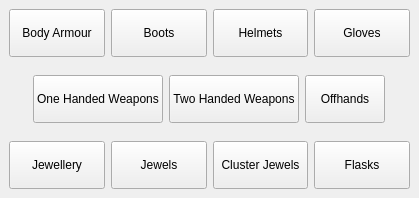
<?xml version="1.0" encoding="UTF-8"?>
<ui version="4.0">
    <class>base_group_page</class>
    <widget class="QWidget" name="base_group_page">
        <property name="geometry">
            <rect>
                <x>0</x>
                <y>0</y>
                <width>419</width>
                <height>198</height>
            </rect>
        </property>
        <property name="sizePolicy">
            <sizepolicy hsizetype="MinimumExpanding" vsizetype="MinimumExpanding">
                <horstretch>0</horstretch>
                <verstretch>0</verstretch>
            </sizepolicy>
        </property>
        <property name="windowTitle">
            <string>Ui_Base_Group_Page</string>
        </property>
        <layout class="QVBoxLayout" name="verticalLayout">
            <property name="spacing">
                <number>0</number>
            </property>
            <property name="leftMargin">
                <number>0</number>
            </property>
            <property name="topMargin">
                <number>0</number>
            </property>
            <property name="rightMargin">
                <number>0</number>
            </property>
            <property name="bottomMargin">
                <number>0</number>
            </property>
            <item>
                <widget class="QWidget" name="base_group_btns_container" native="true">
                    <property name="minimumSize">
                        <size>
                            <width>400</width>
                            <height>0</height>
                        </size>
                    </property>
                    <layout class="QVBoxLayout" name="verticalLayout_5">
                        <property name="spacing">
                            <number>0</number>
                        </property>
                        <property name="leftMargin">
                            <number>0</number>
                        </property>
                        <property name="topMargin">
                            <number>0</number>
                        </property>
                        <property name="rightMargin">
                            <number>0</number>
                        </property>
                        <property name="bottomMargin">
                            <number>0</number>
                        </property>
                        <item>
                            <widget class="QWidget" name="base_group_btns_row1" native="true">
                                <layout class="QHBoxLayout" name="horizontalLayout_3">
                                    <item>
                                        <widget class="QPushButton" name="body_armour_btn">
                                            <property name="sizePolicy">
                                                <sizepolicy hsizetype="Preferred" vsizetype="Preferred">
                                                    <horstretch>0</horstretch>
                                                    <verstretch>0</verstretch>
                                                </sizepolicy>
                                            </property>
                                            <property name="text">
                                                <string>Body Armour</string>
                                            </property>
                                            <property name="checkable">
                                                <bool>true</bool>
                                            </property>
                                            <attribute name="buttonGroup">
                                                <string notr="true">base_group_btns_group</string>
                                            </attribute>
                                        </widget>
                                    </item>
                                    <item>
                                        <widget class="QPushButton" name="boots_btn">
                                            <property name="sizePolicy">
                                                <sizepolicy hsizetype="Preferred" vsizetype="Preferred">
                                                    <horstretch>0</horstretch>
                                                    <verstretch>0</verstretch>
                                                </sizepolicy>
                                            </property>
                                            <property name="text">
                                                <string>Boots</string>
                                            </property>
                                            <property name="checkable">
                                                <bool>true</bool>
                                            </property>
                                            <attribute name="buttonGroup">
                                                <string notr="true">base_group_btns_group</string>
                                            </attribute>
                                        </widget>
                                    </item>
                                    <item>
                                        <widget class="QPushButton" name="helmets_btn">
                                            <property name="sizePolicy">
                                                <sizepolicy hsizetype="Preferred" vsizetype="Preferred">
                                                    <horstretch>0</horstretch>
                                                    <verstretch>0</verstretch>
                                                </sizepolicy>
                                            </property>
                                            <property name="text">
                                                <string>Helmets</string>
                                            </property>
                                            <property name="checkable">
                                                <bool>true</bool>
                                            </property>
                                            <attribute name="buttonGroup">
                                                <string notr="true">base_group_btns_group</string>
                                            </attribute>
                                        </widget>
                                    </item>
                                    <item>
                                        <widget class="QPushButton" name="gloves_btn">
                                            <property name="sizePolicy">
                                                <sizepolicy hsizetype="Preferred" vsizetype="Preferred">
                                                    <horstretch>0</horstretch>
                                                    <verstretch>0</verstretch>
                                                </sizepolicy>
                                            </property>
                                            <property name="text">
                                                <string>Gloves</string>
                                            </property>
                                            <property name="checkable">
                                                <bool>true</bool>
                                            </property>
                                            <attribute name="buttonGroup">
                                                <string notr="true">base_group_btns_group</string>
                                            </attribute>
                                        </widget>
                                    </item>
                                </layout>
                            </widget>
                        </item>
                        <item alignment="Qt::AlignHCenter">
                            <widget class="QWidget" name="base_group_btns_row2" native="true">
                                <property name="sizePolicy">
                                    <sizepolicy hsizetype="Preferred" vsizetype="Preferred">
                                        <horstretch>0</horstretch>
                                        <verstretch>0</verstretch>
                                    </sizepolicy>
                                </property>
                                <layout class="QHBoxLayout" name="horizontalLayout_4">
                                    <item>
                                        <widget class="QPushButton" name="one_handed_weapons_btn">
                                            <property name="sizePolicy">
                                                <sizepolicy hsizetype="Preferred" vsizetype="Preferred">
                                                    <horstretch>0</horstretch>
                                                    <verstretch>0</verstretch>
                                                </sizepolicy>
                                            </property>
                                            <property name="text">
                                                <string>One Handed Weapons</string>
                                            </property>
                                            <property name="checkable">
                                                <bool>true</bool>
                                            </property>
                                            <attribute name="buttonGroup">
                                                <string notr="true">base_group_btns_group</string>
                                            </attribute>
                                        </widget>
                                    </item>
                                    <item>
                                        <widget class="QPushButton" name="two_handed_weapons_btn">
                                            <property name="sizePolicy">
                                                <sizepolicy hsizetype="Minimum" vsizetype="Preferred">
                                                    <horstretch>0</horstretch>
                                                    <verstretch>0</verstretch>
                                                </sizepolicy>
                                            </property>
                                            <property name="text">
                                                <string>Two Handed Weapons</string>
                                            </property>
                                            <property name="checkable">
                                                <bool>true</bool>
                                            </property>
                                            <attribute name="buttonGroup">
                                                <string notr="true">base_group_btns_group</string>
                                            </attribute>
                                        </widget>
                                    </item>
                                    <item>
                                        <widget class="QPushButton" name="offhands_btn">
                                            <property name="sizePolicy">
                                                <sizepolicy hsizetype="Minimum" vsizetype="Preferred">
                                                    <horstretch>0</horstretch>
                                                    <verstretch>0</verstretch>
                                                </sizepolicy>
                                            </property>
                                            <property name="text">
                                                <string>Offhands</string>
                                            </property>
                                            <property name="checkable">
                                                <bool>true</bool>
                                            </property>
                                            <attribute name="buttonGroup">
                                                <string notr="true">base_group_btns_group</string>
                                            </attribute>
                                        </widget>
                                    </item>
                                </layout>
                            </widget>
                        </item>
                        <item>
                            <widget class="QWidget" name="base_group_btns_row3" native="true">
                                <property name="sizePolicy">
                                    <sizepolicy hsizetype="Preferred" vsizetype="Preferred">
                                        <horstretch>0</horstretch>
                                        <verstretch>0</verstretch>
                                    </sizepolicy>
                                </property>
                                <layout class="QHBoxLayout" name="horizontalLayout_2">
                                    <item>
                                        <widget class="QPushButton" name="jewellery_btn">
                                            <property name="sizePolicy">
                                                <sizepolicy hsizetype="Preferred" vsizetype="Preferred">
                                                    <horstretch>0</horstretch>
                                                    <verstretch>0</verstretch>
                                                </sizepolicy>
                                            </property>
                                            <property name="text">
                                                <string>Jewellery</string>
                                            </property>
                                            <property name="checkable">
                                                <bool>true</bool>
                                            </property>
                                            <attribute name="buttonGroup">
                                                <string notr="true">base_group_btns_group</string>
                                            </attribute>
                                        </widget>
                                    </item>
                                    <item>
                                        <widget class="QPushButton" name="jewels_btn">
                                            <property name="sizePolicy">
                                                <sizepolicy hsizetype="Preferred" vsizetype="Preferred">
                                                    <horstretch>0</horstretch>
                                                    <verstretch>0</verstretch>
                                                </sizepolicy>
                                            </property>
                                            <property name="text">
                                                <string>Jewels</string>
                                            </property>
                                            <property name="checkable">
                                                <bool>true</bool>
                                            </property>
                                            <property name="checked">
                                                <bool>false</bool>
                                            </property>
                                            <attribute name="buttonGroup">
                                                <string notr="true">base_group_btns_group</string>
                                            </attribute>
                                        </widget>
                                    </item>
                                    <item>
                                        <widget class="QPushButton" name="cluster_jewels_btn">
                                            <property name="sizePolicy">
                                                <sizepolicy hsizetype="Preferred" vsizetype="Preferred">
                                                    <horstretch>0</horstretch>
                                                    <verstretch>0</verstretch>
                                                </sizepolicy>
                                            </property>
                                            <property name="text">
                                                <string>Cluster Jewels</string>
                                            </property>
                                            <property name="checkable">
                                                <bool>true</bool>
                                            </property>
                                            <attribute name="buttonGroup">
                                                <string notr="true">base_group_btns_group</string>
                                            </attribute>
                                        </widget>
                                    </item>
                                    <item>
                                        <widget class="QPushButton" name="flasks_btn">
                                            <property name="sizePolicy">
                                                <sizepolicy hsizetype="Preferred" vsizetype="Preferred">
                                                    <horstretch>0</horstretch>
                                                    <verstretch>0</verstretch>
                                                </sizepolicy>
                                            </property>
                                            <property name="text">
                                                <string>Flasks</string>
                                            </property>
                                            <property name="checkable">
                                                <bool>true</bool>
                                            </property>
                                            <attribute name="buttonGroup">
                                                <string notr="true">base_group_btns_group</string>
                                            </attribute>
                                        </widget>
                                    </item>
                                </layout>
                            </widget>
                        </item>
                    </layout>
                </widget>
            </item>
        </layout>
    </widget>
    <resources/>
    <connections/>
    <buttongroups>
        <buttongroup name="base_group_btns_group"/>
    </buttongroups>
</ui>
